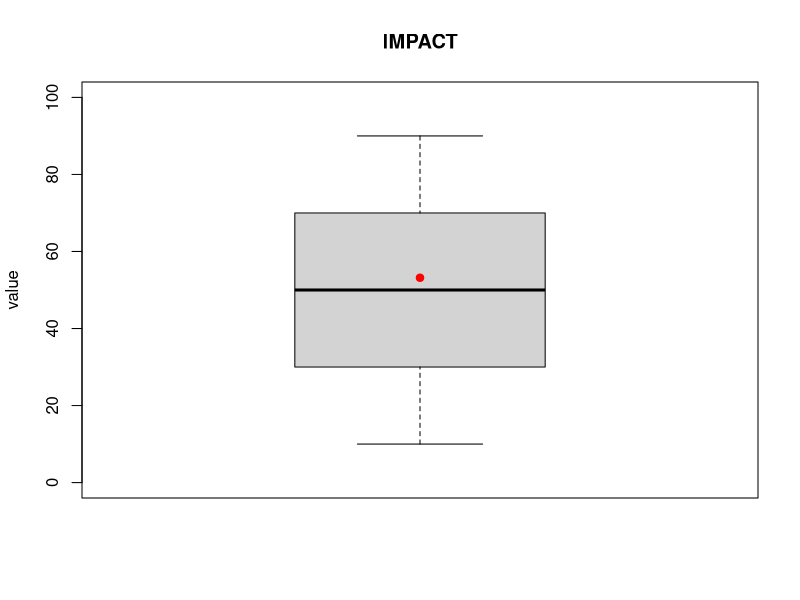
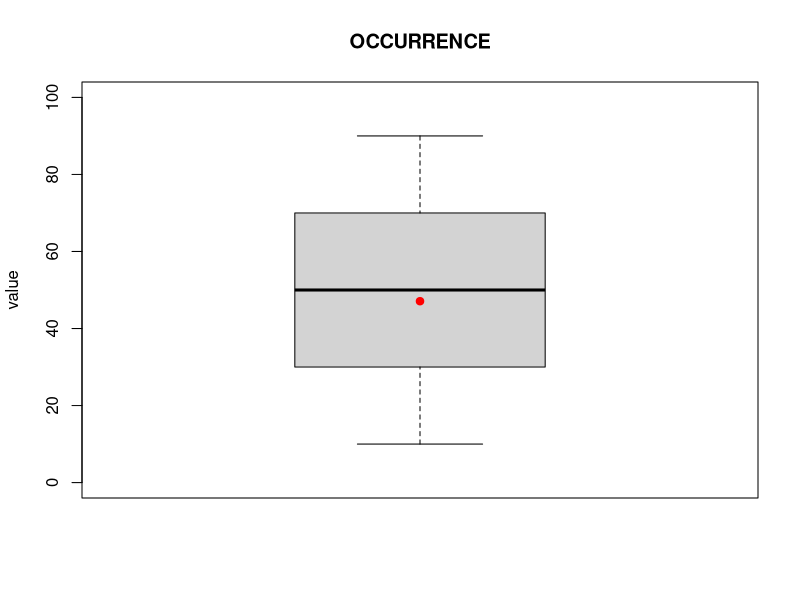
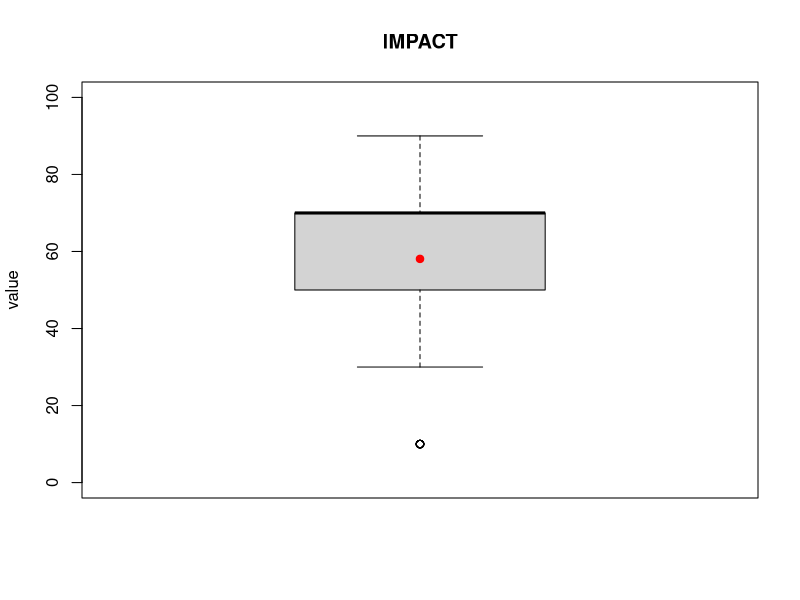
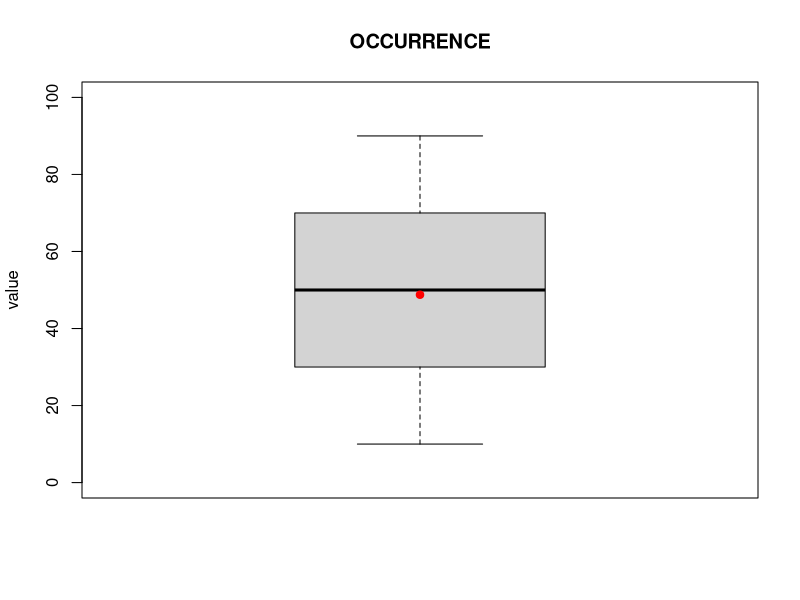
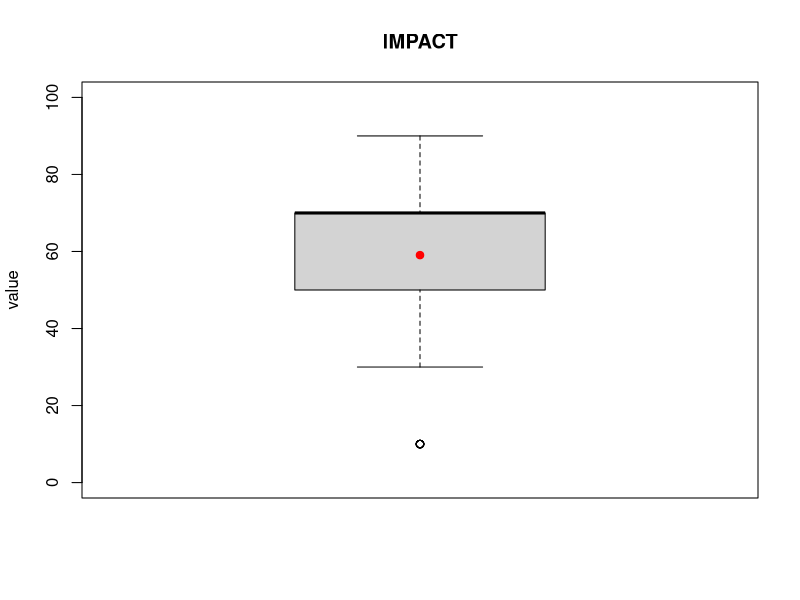
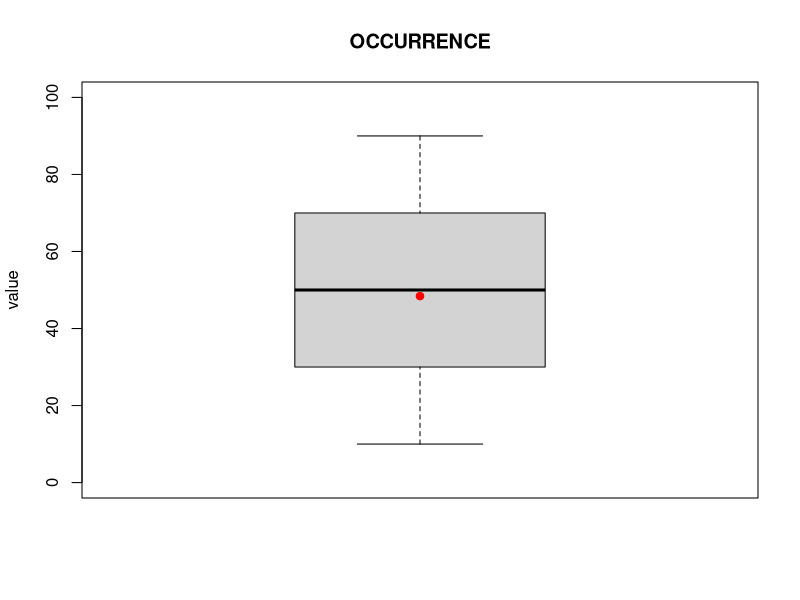
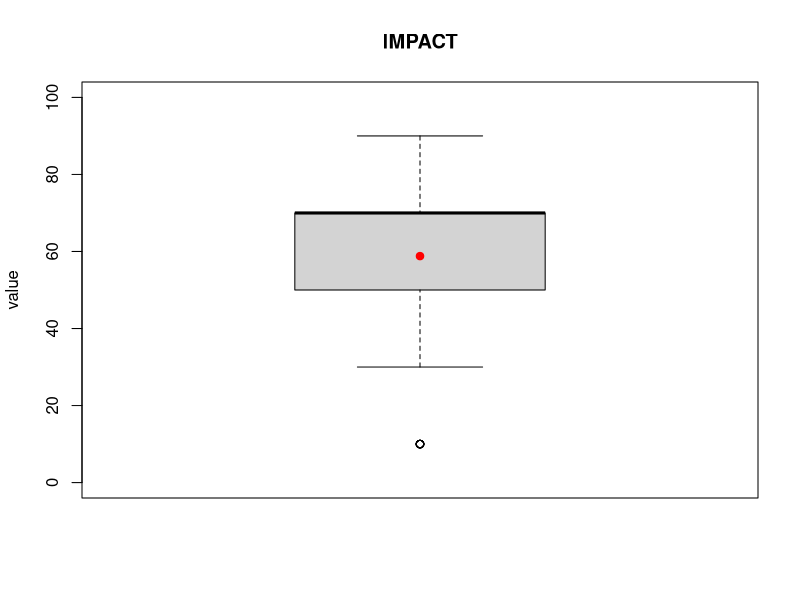
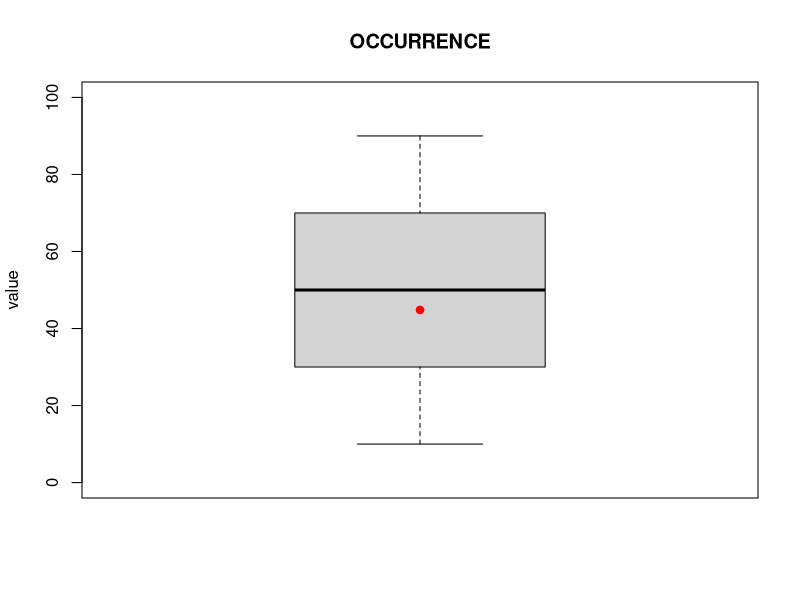

These charts were generated, in order, by the following R code: (Note: this script raises an error after producing the figures.)
library(dplyr)
library(openxlsx)
library(gplots)
library(ggplot2)
library(tibble)


answers <- read.csv(file = 'myapp/data/RQ1_corrected_scaled.csv', header=TRUE) #importiere das answers file
all.answers <- answers %>% filter(QUES2SURV_METHOD == "classic" & ANS2SURV_ANSWERED == 1)
number.scenarios <- nrow(as.data.frame(table(all.answers$QUES_ID)))
scenarios <- as.data.frame(table(all.answers$QUES_ID))


for (anz in 1:number.scenarios) {
  actualscenario =as.vector(scenarios[anz,1])
  print (actualscenario)
  actual.df <- answers %>% filter(QUES2SURV_METHOD == "classic" & ANS2SURV_ANSWERED == 1 & QUES_ID == actualscenario)# & ACC2SURV_ACCID == "22")
  numberofanswers <- nrow(actual.df)
  scentext <- (paste0("", actualscenario))
  #print (numberofanswers)
  
  x_df <- data.frame()
  y_df <- data.frame()
    
  for (i in 1:numberofanswers){
    ACCID <- actual.df[i,"ACC2SURV_ACCID"]
    
    xmin <- actual.df[i,"scaled_X1"]
    xmax <- actual.df[i,"scaled_X2"]
    ymin <- actual.df[i,"scaled_Y1"]
    ymax <- actual.df[i,"scaled_Y2"]
    
    x_entry_values <- numeric()
    y_entry_values <- numeric()
    
    if (xmin <= 20 && xmax >= 0) {
      x_entry_values <- c(x_entry_values, 10)
    }
    if (xmin <= 40 && xmax >= 20.25) {
      x_entry_values <- c(x_entry_values, 30)
    }
    if (xmin <= 60 && xmax >= 40.25) {
      x_entry_values <- c(x_entry_values, 50)
    }
    if (xmin <= 80 && xmax >= 60.25) {
      x_entry_values <- c(x_entry_values, 70)
    }
    if (xmin <= 100 && xmax >= 80.25) {
      x_entry_values <- c(x_entry_values, 90)
    }
    
    if (ymin <= 20 && ymax >= 0) {
      y_entry_values <- c(y_entry_values, 10)
    }
    if (ymin <= 40 && ymax >= 20.25) {
      y_entry_values <- c(y_entry_values, 30)
    }
    if (ymin <= 60 && ymax >= 40.25) {
      y_entry_values <- c(y_entry_values, 50)
    }
    if (ymin <= 80 && ymax >= 60.25) {
      y_entry_values <- c(y_entry_values, 70)
    }
    if (ymin <= 100 && ymax >= 80.25) {
      y_entry_values <- c(y_entry_values, 90)
    }
    
    x_df <- bind_rows(x_df, data.frame(Grid = x_entry_values, User = ACCID))
    y_df <- bind_rows(y_df, data.frame(Grid = y_entry_values, User = ACCID))
  }
    
    # Zeige den resultierenden DataFrame
    
  
  print(x_df)
  # Zähle die Anzahl der Einträge pro Stufe
  x.counts <- table(x_df$Grid)
  y.counts <- table(y_df$Grid)
  
  # Zeige das Ergebnis
  print(x.counts)
  print(y.counts)
  
  histImpactclassic <- x_df[,'Grid']
  histOccurrenceclassic <- y_df[,'Grid']
  IMPACT <- (histImpactclassic)
  print (IMPACT)
  OCCURRENCE <- (histOccurrenceclassic)

  
  
  filetitleImpact <- (paste0("myapp/pictures/65_reachedgrid_boxplot/",actualscenario,"_Impact.png"))
  filetitleOcc <- (paste0("myapp/pictures/65_reachedgrid_boxplot/",actualscenario,"_Occurrence.png"))
  
  
  png(filetitleImpact, width = 200, height = 500)
  boxplot(IMPACT, main = "IMPACT", ylab = "value", ylim = c(0, 100))
  mean_value <- mean(IMPACT)
  points(mean_value, col = "red", pch = 19)
  dev.off()  
  
  
  png(filetitleOcc, width = 200, height = 500)
  boxplot(OCCURRENCE, main = "OCCURRENCE", ylab = "value", ylim = c(0, 100))
  mean_value <- mean(OCCURRENCE)
  points(mean_value, col = "red", pch = 19)
  dev.off() 
  
 
  
    

  
}
